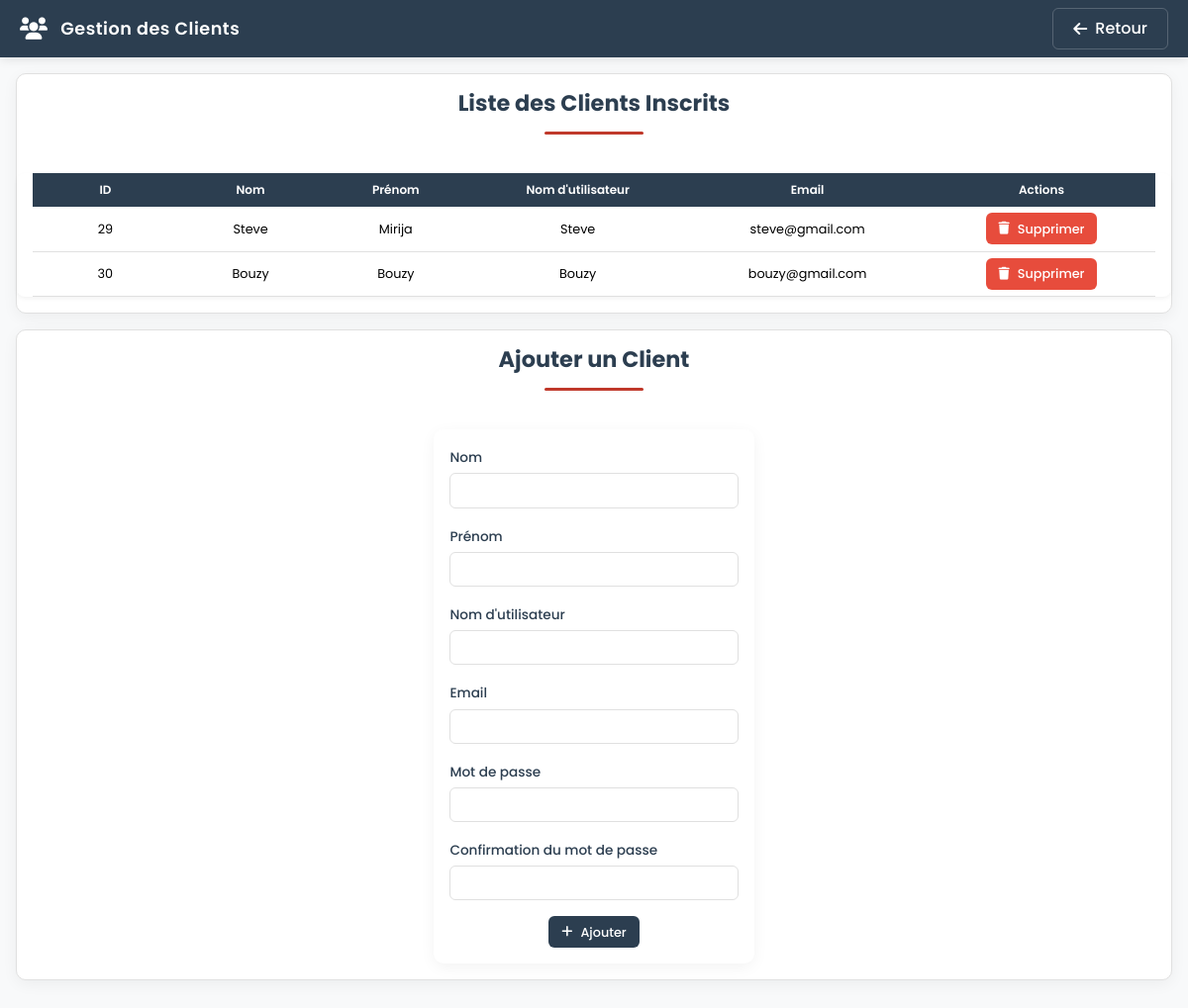
Page /Page/Administrateur/Page_gestion/Gestion_client/client/voir_clients.php (signed in) on the earlier database version.
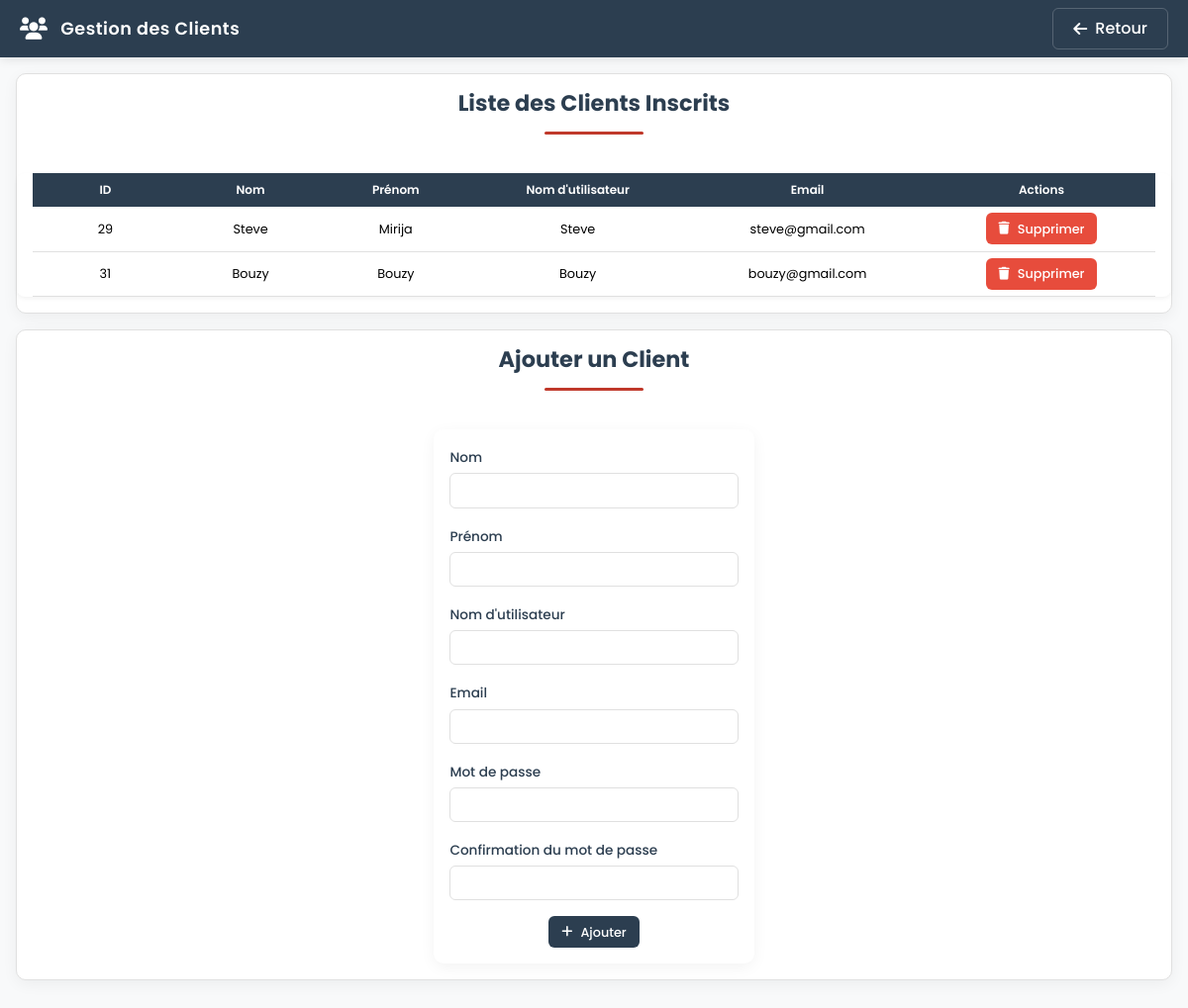
Same page on the later database version.
### tables this page shows
CREATE TABLE IF NOT EXISTS `client_inscrit` (
  `id_client` int NOT NULL AUTO_INCREMENT,
  `nom` varchar(50) DEFAULT NULL,
  `prenom` varchar(50) DEFAULT NULL,
  `nom_utilisateur` varchar(50) DEFAULT NULL,
  `e_mail` varchar(50) DEFAULT NULL,
  `mots_de_passe` text,
  `date_client` date DEFAULT NULL,
  PRIMARY KEY (`id_client`)
);

### Page/Administrateur/Page_gestion/Gestion_client/client/voir_clients.php (the view, shortened to what this page needs)
<?php
include ("../../../include_bdd/connexion.bdd.php");
$sql = "SELECT * FROM `client_inscrit`";
$resultat = $connexion->query($sql);
?><!DOCTYPE html>
<html lang="fr">
<head>
    <link href="https://cdn.jsdelivr.net/npm/bootstrap@5.3.2/dist/css/bootstrap.min.css" rel="stylesheet">
    <link rel="stylesheet" href="https://cdnjs.cloudflare.com/ajax/libs/font-awesome/6.0.0/css/all.min.css">
</head>
<body>
    <nav class="navbar navbar-expand-lg">
        <div class="container-fluid">
            <a class="navbar-brand" href="#">
                <i class="fas fa-users"></i>
                Gestion des Clients
            </a>
            <a href="../../../Accueil_admin/menu-admin.php" class="btn back-btn">
                <i class="fas fa-arrow-left"></i>
                Retour
            </a>
        </div>
    </nav>
    <div class="container">
        <div class="card">
            <h2 class="section-title">Liste des Clients Inscrits</h2>
            <div class="table-responsive">
                <table class="table">
                    <thead>
                        <tr>
                            <th>ID</th>
                            <th>Nom</th>
                            <th>Prénom</th>
                            <th>Nom d'utilisateur</th>
                            <th>Email</th>
                            <th>Actions</th>
                        </tr>
                    </thead>
                    <tbody>
                        <?php
                        if ($resultat->num_rows > 0) {
                            while ($row = $resultat->fetch_assoc()) {
                                echo "<tr>";
                                echo "<td>" . $row["id_client"] . "</td>";
                                echo "<td>" . $row["nom"] . "</td>";
                                echo "<td>" . $row["prenom"] . "</td>";
                                echo "<td>" . $row["nom_utilisateur"] . "</td>";
                                echo "<td>" . $row["e_mail"] . "</td>";
                                echo "<td>
                                    <form action='fonction_php/traitement-supprimer-clients.php' method='post' style='display: inline;'>
                                        <input type='hidden' name='id_client' value='" . $row["id_client"] . "'>
                                        <button type='submit' class='btn-action btn-danger' onclick='return confirm(\"Êtes-vous sûr de vouloir supprimer ce client ?\")'>
                                            <i class='fas fa-trash'></i> Supprimer
                                        </button>
                                    </form>
                                </td>";
                                echo "</tr>";
                            }
                        } else {
                            echo "<tr><td colspan='6' class='text-center'>Aucun client trouvé</td></tr>";
                        }
                        ?>
                    </tbody>
                </table>
            </div>
        </div>
        <div class="card">
            <h2 class="section-title">Ajouter un Client</h2>
            <form action='fonction_php/traitement-ajout-clients.php' method='post' class='formulaire'>
                <div class='mb-3'>
                    <label for='nom' class='form-label'>Nom</label>
                    <input type='text' class='form-control' id='nom' name='nom' required>
                </div>
                <div class='mb-3'>
                    <label for='prenom' class='form-label'>Prénom</label>
                    <input type='text' class='form-control' id='prenom' name='prenom' required>
                </div>
                <div class='mb-3'>
                    <label for='nom_utilisateur' class='form-label'>Nom d'utilisateur</label>
                    <input type='text' class='form-control' id='nom_utilisateur' name='nom_utilisateur' required>
                </div>
                <div class='mb-3'>
                    <label for='email' class='form-label'>Email</label>
                    <input type='email' class='form-control' id='e_mail' name='e_mail' required>
                </div>
                <div class='mb-3'>
                    <label for='mots_de_passe' class='form-label'>Mot de passe</label>
                    <input type='password' class='form-control' id='mots_de_passe' name='mots_de_passe' required>
                </div>
                <div class='mb-3'>
                    <label for='confirmation_mots_de_passe' class='form-label'>Confirmation du mot de passe</label>
                    <input type='password' class='form-control' id='confirmation_mot_de_passe' name='confirmation_mots_de_passe' required>
                </div>
                <div class='text-center'>
                    <button type='submit' class='btn-action btn-primary'>
                        <i class='fas fa-plus'></i> Ajouter
                    </button>
                </div>
            </form>
        </div>
    </div>
</body>
</html>

Differences in the rows shown:
removed client_inscrit: id_client "30", nom "Bouzy", prenom "Bouzy", nom_utilisateur "Bouzy", e_mail "bouzy@gmail.com"
added client_inscrit: id_client "31", nom "Bouzy", prenom "Bouzy", nom_utilisateur "Bouzy", e_mail "bouzy@gmail.com"
